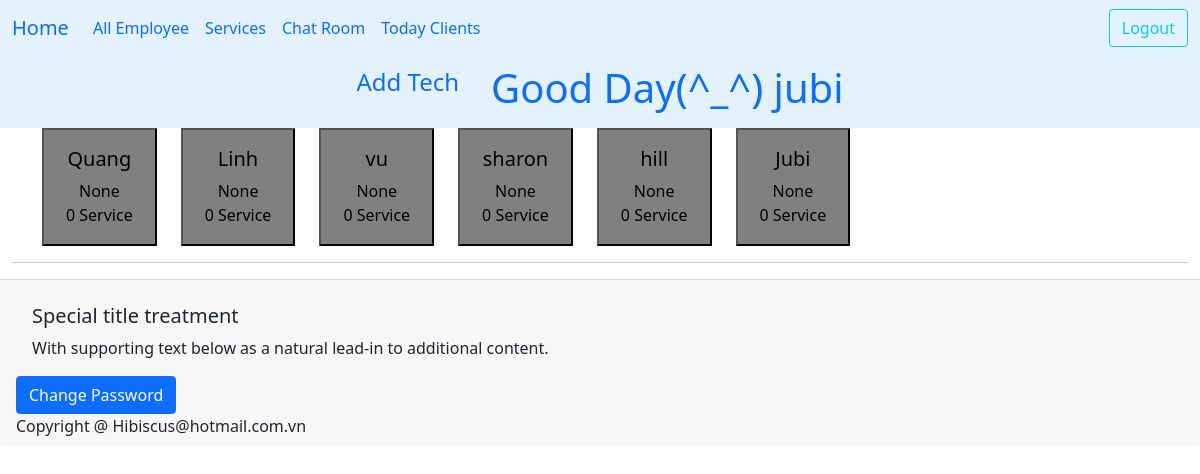
The app's page /ledger/ (signed in) with its own data.
### ledger/models.py (models this page shows, shortened)
class Technician(models.Model):
    name = models.CharField(max_length=25)
    phone = PhoneNumberField()
    email = models.EmailField(max_length=40, null=True, blank=True)
    owner = models.ForeignKey(settings.AUTH_USER_MODEL, on_delete=models.DO_NOTHING)
    start_work_at = models.TimeField()
    end_work = models.TimeField()
    isWork = models.BooleanField(default=False)
    picture = models.ImageField(upload_to='tech_pictures/', null=True, editable=True)
    services = models.ManyToManyField("Service", blank=True, related_name="tech")
    time_come_in = models.TimeField(null=True)
    work_days = models.CharField(max_length=7, default="1111110", help_text="MTWTFSS: 1 for work, 0 for off")
    vacation_start = models.DateField(null=True, blank=True, help_text="Start vacation")
    vacation_end = models.DateField(null=True, blank=True, help_text="End vacation, back work!")
    date_go_work = models.DateField(null=True, blank=True)
    history = HistoricalRecords()
    class Meta:
        unique_together = ('name','phone',)
        ordering = ['name']

### ledger/views.py (the view)
# urls.py: path('ledger/', views.AllEmployee.as_view(), name="all_employee"),
class AllEmployee(LoginRequiredMixin,ListView):
    template = 'ledger/all_employee.html'
    def get(self,request):
        today = timezone.now().date()
        employee = Technician.objects.filter(owner=request.user).annotate(
            khach_count = Count('khachs', filter=Q(khachs__day_comes=today)),
            total_services_done = Count('khachs__services',
                                      distinct=True,
                                      filter=Q(khachs__day_comes=today) & ~Q(khachs__status=Khach.Status.cancel))
        ).order_by("time_come_in")
        cont = {'employees': employee }
        return render(request, self.template, cont)

### ledger/templates/ledger/all_employee.html (shortened to what this page needs)
{% extends 'base.html' %}
{% block nutChinh %}
        <a class="nav-link" href="{% url 'ledger:add_employee' %}">Add Tech</a>
{% endblock nutChinh %}
{% block content %}
<div class="container text-center">
  <div class="row row-cols-auto">
    {% for employee in employees %}
    <div class="row-cols-auto">
      <button class="tech-button" style="background-color: {% if employee.isWork %}green{% else %}gray{% endif %}" id="em_{{employee.id}}">
        <div class="card-body">
             <h5 class="card-title align-text-top"> {{ employee.name }}</h5>
          <span class="card-subtitle align-content-center">{{ employee.time_come_in }}</span></br>
          <span class="align-bottomr"> {{ employee.total_services_done | default:0 }} Service</span>
      </div>
      </button>
    </div>
    {% endfor %}
  </div>
</div>
    <hr>
{% endblock content %}
{% block footer %}
    <a class="btn btn-primary" href="{% url 'password_change' %}">Change Password</a>
{% endblock footer %}

### ledger/templates/base.html (shortened to what this page needs)
<!doctype html>
<html lang="en">
    <head>
          <link href="https://cdn.jsdelivr.net/npm/bootstrap@5.0.2/dist/css/bootstrap.min.css" rel="stylesheet">
    </head>
    <body>
      <nav class="navbar navbar-expand-lg bg-body-tertiary" style="background-color: #e3f2fd;">
            <div class="container-fluid">
              <a class="navbar-brand" href="{% url 'ledger:index' %}">Home</a>
              <div class="collapse navbar-collapse" id="navbarSupportedContent" >
                <ul class="navbar-nav me-auto mb-2 mb-lg-0">
                  {% if user.is_authenticated %}
                      <li class="nav-item">
                        <a class="nav-link active" aria-current="page" href="{% url 'ledger:all_employee' %}">All Employee</a>
                      </li>
                      <li class="nav-item">
                        <a class="nav-link" href="{% url 'ledger:services' %}">Services</a>
                      </li>
                      <li class="nav-item">
                        <a class="nav-link" href="{% url 'ledger:user_chat_room' %}">Chat Room</a>
                      </li>
                      <li class="nav-item">
                        <a class="nav-link" href="{% url 'datHen:listHen' %}">Today Clients</a>
                      </li>
                  {%endif%}
                </ul>
                <div class="navbar-end" >
                  <span class="navbar-item" >
                      {% if user.is_authenticated %}
                      <form id="logout-form" method="post" action="{% url 'logout' %}">
                        <button class="btn btn-outline-info" type="submit">Logout</button>
                      </form>
                      {% else %}
                      <a class="btn btn-outline-info" href=" {% url 'login' %}">Login</a>
                      {% endif %}
                  </span>
                </div>
              </div>
            </div>
          </nav>
          <nav class="nav justify-content-center fs-4" style="background-color: #e3f2fd;">
            {% block nutChinh %}
          {% endblock nutChinh %}
                <h1 class="nav-link">Good Day(^_^) {{ user.username | default:'You'}} </h1>
          </nav>
        <div class="container-fluid">
                {% block content %}
                {% endblock content %}
        </div>
</body>
    <footer class="footer">
      <div class="card-footer text-body-secondary">
        <div class="card-body">
          <h5 class="card-title">Special title treatment</h5>
          <p class="card-text">With supporting text below as a natural lead-in to additional content.</p>
        </div>
        <div>
          {% block footer %}
          {% endblock footer %}
        </div>
        Copyright @ Hibiscus@hotmail.com.vn
      </div>
    </footer>
</html>

### records on screen
Technician: name "Quang", time_come_in "None", total_services_done "0"
Technician: name "Linh", time_come_in "None", total_services_done "0"
Technician: name "vu", time_come_in "None", total_services_done "0"
Technician: name "sharon", time_come_in "None", total_services_done "0"
Technician: name "hill", time_come_in "None", total_services_done "0"
Technician: name "Jubi", time_come_in "None", total_services_done "0"

### other values on screen
{{ user.username | default:'You' }} "jubi"
